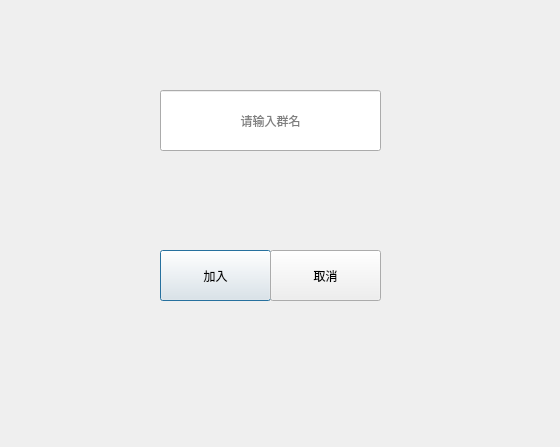
<?xml version="1.0" encoding="UTF-8"?>
<ui version="4.0">
 <class>join_group_pg</class>
 <widget class="QDialog" name="join_group_pg">
  <property name="geometry">
   <rect>
    <x>0</x>
    <y>0</y>
    <width>560</width>
    <height>447</height>
   </rect>
  </property>
  <property name="windowTitle">
   <string>Dialog</string>
  </property>
  <widget class="QPushButton" name="create_bt">
   <property name="geometry">
    <rect>
     <x>160</x>
     <y>250</y>
     <width>111</width>
     <height>51</height>
    </rect>
   </property>
   <property name="text">
    <string>加入</string>
   </property>
  </widget>
  <widget class="QPushButton" name="cancel_bt">
   <property name="geometry">
    <rect>
     <x>270</x>
     <y>250</y>
     <width>111</width>
     <height>51</height>
    </rect>
   </property>
   <property name="text">
    <string>取消</string>
   </property>
  </widget>
  <widget class="QLineEdit" name="group_name_j">
   <property name="geometry">
    <rect>
     <x>160</x>
     <y>90</y>
     <width>221</width>
     <height>61</height>
    </rect>
   </property>
   <property name="alignment">
    <set>Qt::AlignCenter</set>
   </property>
   <property name="placeholderText">
    <string>请输入群名</string>
   </property>
  </widget>
 </widget>
 <resources/>
 <connections/>
</ui>
